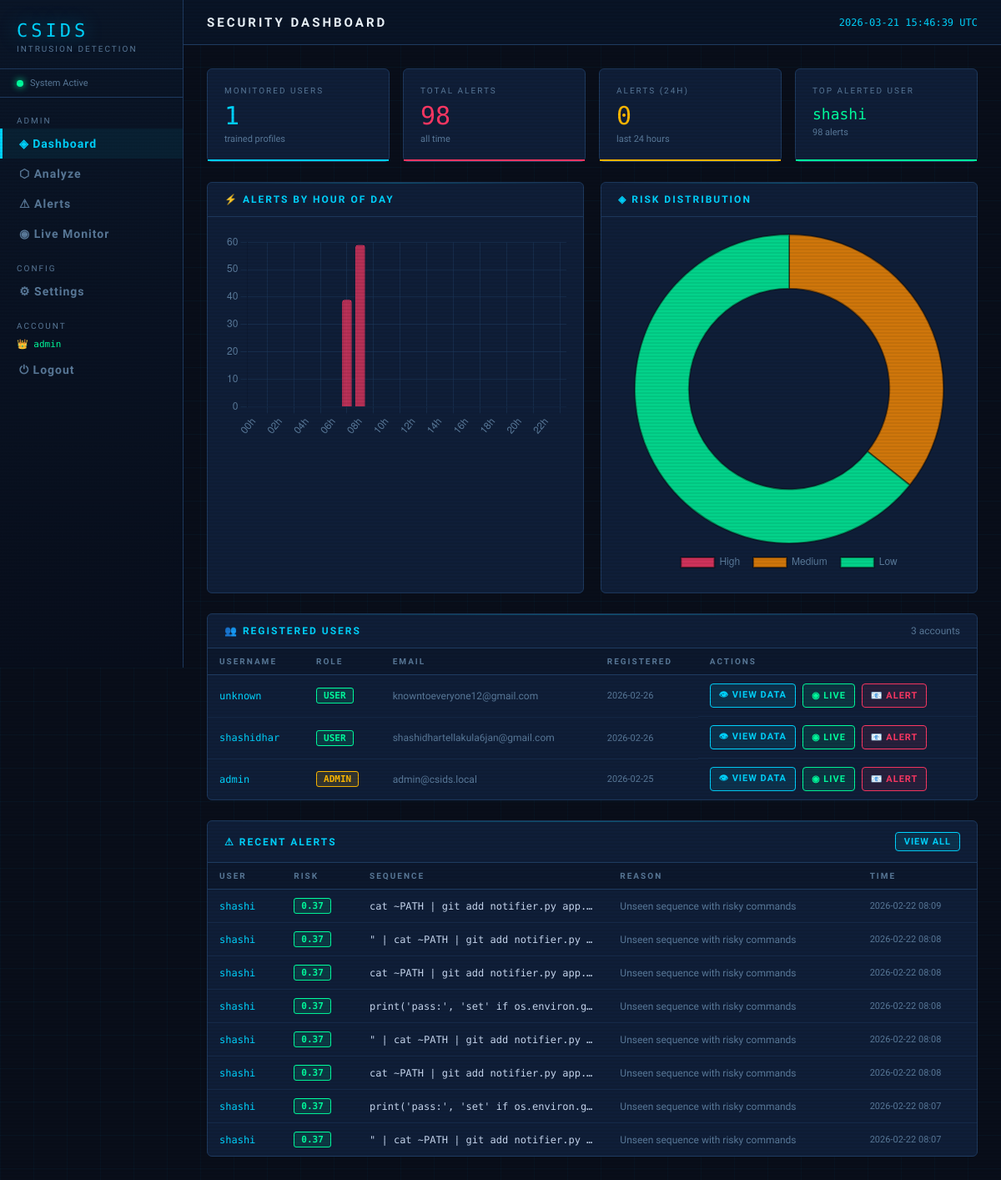
The page / (signed in) on the database its author committed.
### tables this page shows
CREATE TABLE alerts (
        id         INTEGER PRIMARY KEY AUTOINCREMENT,
        user       TEXT NOT NULL,
        sequence   TEXT NOT NULL,
        reason     TEXT,
        risk_score REAL,
        risky_cmds TEXT,
        timestamp  TIMESTAMP DEFAULT CURRENT_TIMESTAMP
    );

### app.py (the view)
@app.route("/")
@admin_required
def dashboard():
    conn = get_db()
    cur  = conn.cursor()
    cur.execute("SELECT COUNT(DISTINCT user) FROM user_sequences")
    total_users = cur.fetchone()[0]
    cur.execute("SELECT COUNT(*) FROM alerts")
    total_alerts = cur.fetchone()[0]
    cur.execute("SELECT COUNT(*) FROM alerts WHERE timestamp > datetime('now', '-1 day')")
    alerts_24h = cur.fetchone()[0]
    cur.execute("SELECT user, COUNT(*) as cnt FROM alerts GROUP BY user ORDER BY cnt DESC LIMIT 5")
    top_users = cur.fetchall()
    cur.execute("SELECT * FROM alerts ORDER BY timestamp DESC LIMIT 8")
    recent = cur.fetchall()
    cur.execute("SELECT strftime('%H', timestamp) as hour, COUNT(*) as cnt FROM alerts GROUP BY hour ORDER BY hour")
    hourly_raw = cur.fetchall()
    cur.execute("""
        SELECT CASE WHEN risk_score>=6 THEN 'High' WHEN risk_score>=3 THEN 'Medium' ELSE 'Low' END as level, COUNT(*) as cnt
        FROM alerts GROUP BY level
    """)
    risk_raw = cur.fetchall()
    cur.execute("SELECT id, username, role, email, created_at FROM auth_users ORDER BY created_at DESC")
    all_auth_users = cur.fetchall()
    conn.close()
    hourly = [0] * 24
    for row in hourly_raw:
        hourly[int(row["hour"])] = row["cnt"]
    risk_dist = {r["level"]: r["cnt"] for r in risk_raw}
    return render_template("dashboard.html",
        total_users=total_users, total_alerts=total_alerts, alerts_24h=alerts_24h,
        top_users=top_users, recent_alerts=recent, hourly=hourly,
        risk_dist=risk_dist, all_auth_users=all_auth_users)

### app.py (called while the page is built)
@login_manager.user_loader
def load_user(user_id):
    conn = get_db()
    cur  = conn.cursor()
    cur.execute("SELECT * FROM auth_users WHERE id = ?", (user_id,))
    row = cur.fetchone()
    conn.close()
    if row:
        return User(row["id"], row["username"], row["role"], row["email"])
    return None

def admin_required(f):
    @wraps(f)
    @login_required
    def decorated(*args, **kwargs):
        if not current_user.is_admin:
            abort(403)
        return f(*args, **kwargs)
    return decorated

### database.py (called while the page is built)
def get_db():
    conn = sqlite3.connect(DB_NAME)
    conn.row_factory = sqlite3.Row
    return conn

### models.py (called while the page is built)
    @property
    def is_admin(self):
        return self.role == 'admin'

### templates/dashboard.html (shortened to what this page needs)
{% extends "base.html" %}
{% block page_title %}Security Dashboard{% endblock %}
{% block content %}
<div class="stat-grid mb-6">
    <div class="stat-card blue">
        <div class="stat-label">Monitored Users</div>
        <div class="stat-value">{{ total_users }}</div>
        <div class="stat-sub">trained profiles</div>
    </div>
    <div class="stat-card red">
        <div class="stat-label">Total Alerts</div>
        <div class="stat-value">{{ total_alerts }}</div>
        <div class="stat-sub">all time</div>
    </div>
    <div class="stat-card warn">
        <div class="stat-label">Alerts (24h)</div>
        <div class="stat-value">{{ alerts_24h }}</div>
        <div class="stat-sub">last 24 hours</div>
    </div>
    <div class="stat-card green">
        <div class="stat-label">Top Alerted User</div>
        <div class="stat-value" style="font-size:18px;padding-top:4px;">
            {{ top_users[0]['user'] if top_users else '—' }}
        </div>
        <div class="stat-sub">
            {{ top_users[0]['cnt'] ~ ' alerts' if top_users else 'no data' }}
        </div>
    </div>
</div>
<div class="grid-2 mb-6">
    <div class="panel">
        <div class="panel-header">
            <div class="panel-title">⚡ Alerts by Hour of Day</div>
        </div>
        <div class="panel-body">
            <canvas id="hourlyChart" height="180"></canvas>
        </div>
    </div>
    <div class="panel">
        <div class="panel-header">
            <div class="panel-title">◈ Risk Distribution</div>
        </div>
        <div class="panel-body" style="display:flex;align-items:center;justify-content:center;">
            <canvas id="riskChart" height="180"></canvas>
        </div>
    </div>
</div>
<div class="panel mb-6">
    <div class="panel-header">
        <div class="panel-title">👥 Registered Users</div>
        <span style="font-size:12px;color:var(--dim);">{{ all_auth_users|length }} accounts</span>
    </div>
    <div class="panel-body" style="padding:0;">
        <table class="data-table">
            <thead>
                <tr>
                    <th>Username</th>
                    <th>Role</th>
                    <th>Email</th>
                    <th>Registered</th>
                    <th>Actions</th>
                </tr>
            </thead>
            <tbody>
            {% for u in all_auth_users %}
            <tr>
                <td class="mono" style="color:var(--accent);">{{ u['username'] }}</td>
                <td>
                    {% if u['role'] == 'admin' %}
                    <span class="badge" style="background:rgba(255,184,0,0.15);color:var(--warn);border:1px solid var(--warn);">ADMIN</span>
                    {% else %}
                    <span class="badge badge-low">USER</span>
                    {% endif %}
                </td>
                <td style="font-size:12px;color:var(--dim);">{{ u['email'] or '—' }}</td>
                <td style="font-size:11px;color:var(--dim);">{{ u['created_at'][:10] }}</td>
                <td style="display:flex;gap:8px;flex-wrap:wrap;">
                    <a href="{{ url_for('admin_user_detail', username=u['username']) }}" class="btn btn-primary btn-sm">👁 View Data</a>
                    <a href="{{ url_for('live_monitor') }}?watch={{ u['username'] }}" class="btn btn-success btn-sm">◉ Live</a>
                    {% if u['email'] %}
                    <button class="btn btn-danger btn-sm" onclick="openSendAlert('{{ u['username'] }}','{{ u['email'] }}')">📧 Alert</button>
                    {% endif %}
                </td>
            </tr>
            {% endfor %}
            </tbody>
        </table>
    </div>
</div>
<div class="panel">
    <div class="panel-header">
        <div class="panel-title">⚠ Recent Alerts</div>
        <a href="{{ url_for('alerts_page') }}" class="btn btn-primary btn-sm">View All</a>
    </div>
    <div class="panel-body" style="padding:0;">
        {% if recent_alerts %}
        <table class="data-table">
            <thead>
                <tr>
                    <th>User</th>
                    <th>Risk</th>
                    <th>Sequence</th>
                    <th>Reason</th>
                    <th>Time</th>
                </tr>
            </thead>
            <tbody>
            {% for a in recent_alerts %}
            <tr>
                <td class="mono" style="color:var(--accent);">{{ a['user'] }}</td>
                <td>
                    {% set rs = a['risk_score'] %}
                    {% if rs >= 6 %}
                        <span class="badge badge-high">{{ rs }}</span>
                    {% elif rs >= 3 %}
                        <span class="badge badge-medium">{{ rs }}</span>
                    {% else %}
                        <span class="badge badge-low">{{ rs }}</span>
                    {% endif %}
                </td>
                <td class="mono"
                    style="max-width:240px;overflow:hidden;text-overflow:ellipsis;white-space:nowrap;"
                    title="{{ a['sequence'] }}">{{ a['sequence'] }}</td>
                <td style="font-size:12px;color:var(--dim);">{{ a['reason'] }}</td>
                <td style="font-size:11px;color:var(--dim);white-space:nowrap;">
                    {{ a['timestamp'][:16] }}
                </td>
            </tr>
            {% endfor %}
            </tbody>
        </table>
        {% endif %}
    </div>
</div>
{% endblock %}
{% block scripts %}
<script>
const hourly   = {{ hourly | tojson }};
const riskDist = {{ risk_dist | tojson }};
Chart.defaults.color = '#5a7a9a';
// Hourly bar chart
new Chart(document.getElementById('hourlyChart'), {
    type: 'bar',
    data: {
        labels: Array.from({length:24}, (_,i) => String(i).padStart(2,'0') + 'h'),
        datasets: [{
            data: hourly,
            backgroundColor: hourly.map(v => v >= 5 ? 'rgba(255,56,100,0.7)' : 'rgba(0,212,255,0.4)'),
            borderColor: hourly.map(v => v >= 5 ? '#ff3864' : '#00d4ff'),
            borderWidth: 1,
            borderRadius: 3,
        }]
    },
    options: {
        plugins: { legend: { display: false } },
        scales: {
            x: { grid: { color: 'rgba(30,58,95,0.5)' }, ticks: { color: '#5a7a9a' } },
            y: { grid: { color: 'rgba(30,58,95,0.5)' }, ticks: { color: '#5a7a9a' }, beginAtZero: true }
        }
    }
});
// Risk doughnut chart
const levels = ['High', 'Medium', 'Low'];
const counts = levels.map(l => riskDist[l] || 0);
const colors = ['rgba(255,56,100,0.8)', 'rgba(255,140,0,0.8)', 'rgba(0,255,159,0.8)'];
new Chart(document.getElementById('riskChart'), {
    type: 'doughnut',
    data: {
        labels: levels,
        datasets: [{
            data: counts.some(c => c > 0) ? counts : [1],
            backgroundColor: counts.some(c => c > 0) ? colors : ['rgba(30,58,95,0.4)'],
            borderColor: 'rgba(0,0,0,0.4)',
            borderWidth: 2,
        }]
    },
    options: {
        plugins: {
            legend: {
                display: true,
                position: 'bottom',
                labels: { color: '#5a7a9a', padding: 16, font: { size: 12 } }
            }
        },
        cutout: '65%',
    }
});
// Modal functions
function openSendAlert(username, email) {
    document.getElementById('modalUser').value = username;
    document.getElementById('modalUserDisplay').value = username;
    document.getElementById('modalEmail').value = email;
    document.getElementById('alertModal').style.display = 'flex';
}
function closeModal() {
    document.getElementById('alertModal').style.display = 'none';
}
</script>
{% endblock %}

### templates/base.html (shortened to what this page needs)
<!DOCTYPE html>
<html lang="en">
<head>
</head>
<body>
<aside class="sidebar">
    <div class="logo">
        <div class="logo-text">CSIDS</div>
        <div class="logo-sub">Intrusion Detection</div>
    </div>
    <div class="sys-status">
        <div class="dot"></div> System Active
    </div>
        <nav class="nav">
            {% if current_user.is_authenticated and current_user.is_admin %}
            <div class="nav-label">Admin</div>
            <a href="{{ url_for('dashboard') }}"    class="nav-item {% if request.endpoint=='dashboard' %}active{% endif %}">◈ Dashboard</a>
            <a href="{{ url_for('analyze') }}"      class="nav-item {% if request.endpoint=='analyze' %}active{% endif %}">⬡ Analyze</a>
            <a href="{{ url_for('alerts_page') }}"  class="nav-item {% if request.endpoint=='alerts_page' %}active{% endif %}">⚠ Alerts</a>
            <a href="{{ url_for('live_monitor') }}" class="nav-item {% if request.endpoint=='live_monitor' %}active{% endif %}">◉ Live Monitor</a>
            <div class="nav-label" style="margin-top:10px;">Config</div>
            <a href="{{ url_for('settings') }}"     class="nav-item {% if request.endpoint=='settings' %}active{% endif %}">⚙ Settings</a>
            {% endif %}
            <div class="nav-label" style="margin-top:10px;">Account</div>
            {% if current_user.is_authenticated %}
            <div style="padding:6px 20px;font-size:11px;color:var(--green);font-family:var(--mono);">
                {{ '👑' if current_user.is_admin else '👤' }} {{ current_user.username }}
            </div>
            <a href="{{ url_for('auth.logout') }}" class="nav-item" style="color:var(--dim);">⏻ Logout</a>
            {% endif %}
        </nav>
</aside>
<div class="main">
    <div class="topbar">
        <div class="page-title">{% block page_title %}Dashboard{% endblock %}</div>
        <div class="topbar-right">
            <span id="clock"></span>
        </div>
    </div>
    <div class="content fade-in">
        {% block content %}{% endblock %}
    </div>
</div>
{% block scripts %}{% endblock %}
</body>
</html>

### rows shown on the page
alerts: user "shashi", risk_score "0.37", sequence "cat ~PATH | git add notifier.py app.…", reason "Unseen sequence with risky commands", timestamp "2026-02-22 08:09"
alerts: user "shashi", risk_score "0.37", sequence "\" | cat ~PATH | git add notifier.py…", reason "Unseen sequence with risky commands", timestamp "2026-02-22 08:08"
alerts: user "shashi", risk_score "0.37", sequence "cat ~PATH | git add notifier.py app.…", reason "Unseen sequence with risky commands", timestamp "2026-02-22 08:08"
alerts: user "shashi", risk_score "0.37", sequence "print('pass:', 'set' if os.environ.g…", reason "Unseen sequence with risky commands", timestamp "2026-02-22 08:08"
alerts: user "shashi", risk_score "0.37", sequence "\" | cat ~PATH | git add notifier.py…", reason "Unseen sequence with risky commands", timestamp "2026-02-22 08:08"
alerts: user "shashi", risk_score "0.37", sequence "cat ~PATH | git add notifier.py app.…", reason "Unseen sequence with risky commands", timestamp "2026-02-22 08:08"
alerts: user "shashi", risk_score "0.37", sequence "print('pass:', 'set' if os.environ.g…", reason "Unseen sequence with risky commands", timestamp "2026-02-22 08:07"
alerts: user "shashi", risk_score "0.37", sequence "\" | cat ~PATH | git add notifier.py…", reason "Unseen sequence with risky commands", timestamp "2026-02-22 08:07"

### other values the page prints
{{ '👑' if current_user.is_admin else '👤' }} "👑"
{{ current_user.username }} "admin"
{{ total_users }} "1"
{{ total_alerts }} "98"
{{ alerts_24h }} "0"
{{ top_users[0]['user'] if top_users else '—' }} "shashi"
{{ top_users[0]['cnt'] ~ ' alerts' if top_users else 'no data' }} "98 alerts"
{{ all_auth_users|length }} "3"
{{ u['username'] }} "unknown"
{{ u['email'] or '—' }} "knowntoeveryone12@gmail.com"
{{ u['created_at'][:10] }} "2026-02-26"
{{ u['username'] }} "shashidhar"
{{ u['email'] or '—' }} "shashidhartellakula6jan@gmail.com"
{{ u['username'] }} "admin"
{{ u['email'] or '—' }} "admin@csids.local"
